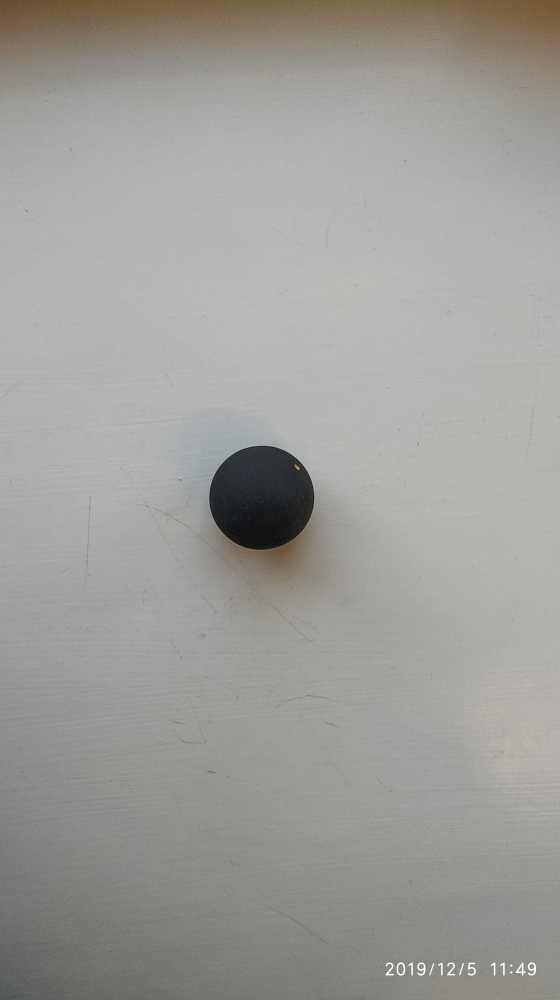
%> input picture images/black_ball_white_back1.jpg, 1120 x 2000 px (shown at 1/2 size)
$ octave histogram_matching.m   (GNU Octave 9; MATLAB toolbox functions it lacks are replaced by stand-ins)
%> lines starting %> are read from the running program, lines starting %| are printed output that depends on the picture; in (x1, y1, x2, y2) boxes, pixels count from 0 and x2, y2 are one past the last pixel; in counts of white or black regions, pixels touching at a corner belong together; the program's own positions count from 1
 %Split into RGB Channels
    close all
    image=imread('black_ball_white_back1.jpg');
%> image is the input picture: size 2000x1120x3 uint8; mean R, G, B 158.5, 157.5, 153.2
    Red = image(:,:,1);
    Green = image(:,:,2);
    Blue = image(:,:,3);
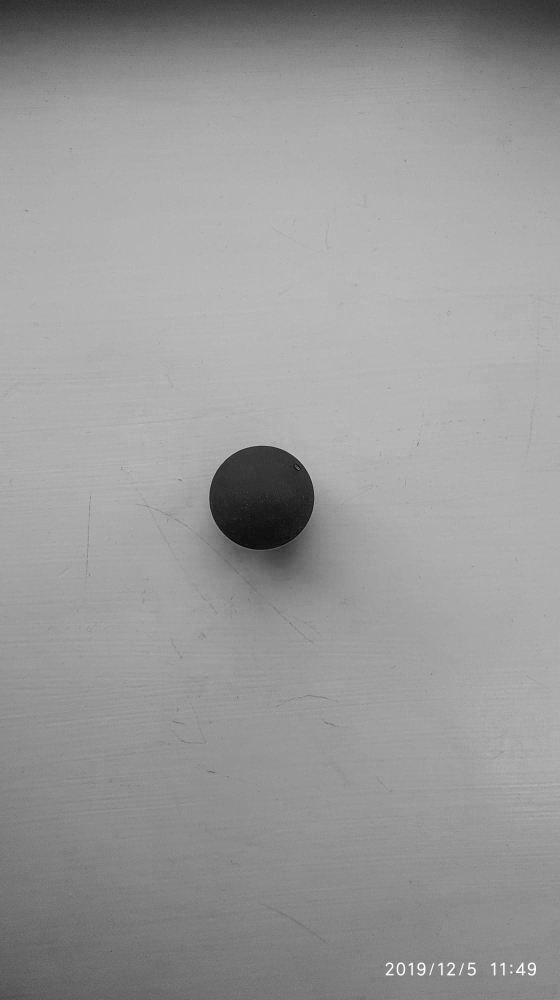
%> Blue: size 2000x1120 uint8 (shown at 1/2 size); min 0, max 255, mean 153.2

    %Get histValues for each channel
    %[yRed, x] = imhist(Red);
    %[yGreen, x] = imhist(Green);
    %[yBlue, x] = imhist(Blue);

    I=rgb2gray(image);
    I=imresize(I,0.5);
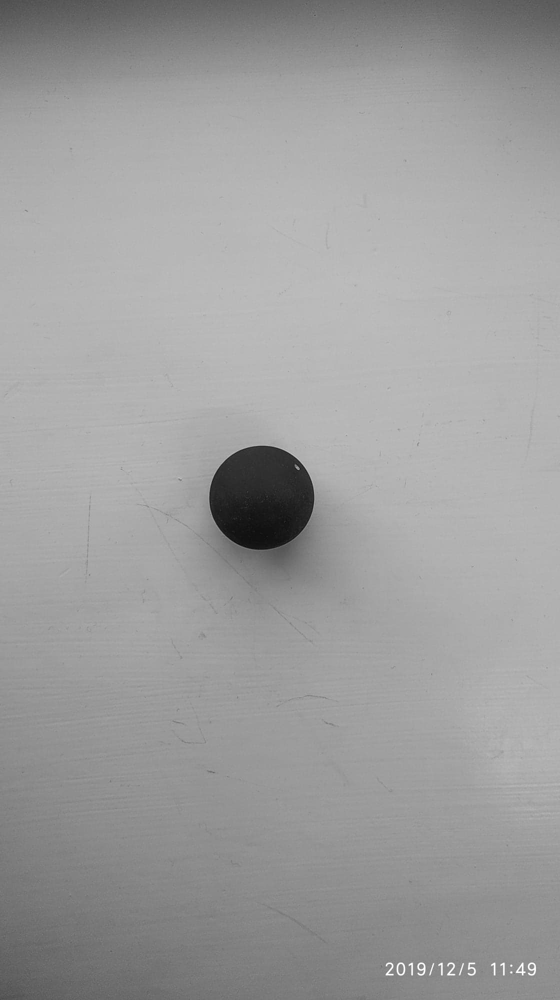
%> I: size 1000x560 uint8; min 13, max 255, mean 157.4
    thres=70;
    idx=I>thres;
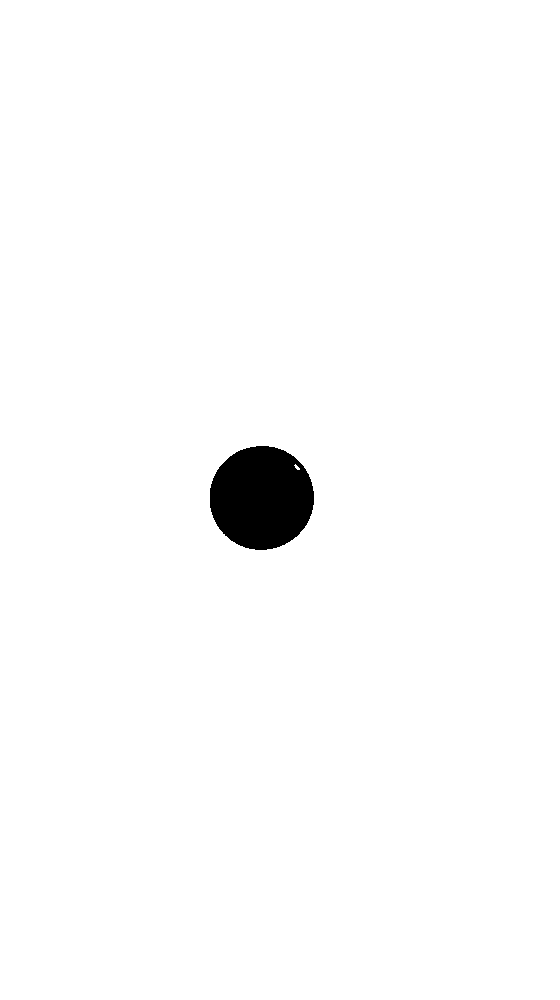
%> idx: size 1000x560 logical; 98.5% white; 1 black region, box (x1, y1, x2, y2) and area: (210, 446, 314, 550) 8509

    sz=size(I);
%> sz = [1000 560]
   % I=single(I);
    mask=zeros(sz);
    x=350;
    y=280;
    mask(x:x+200,y:y+200)=1;
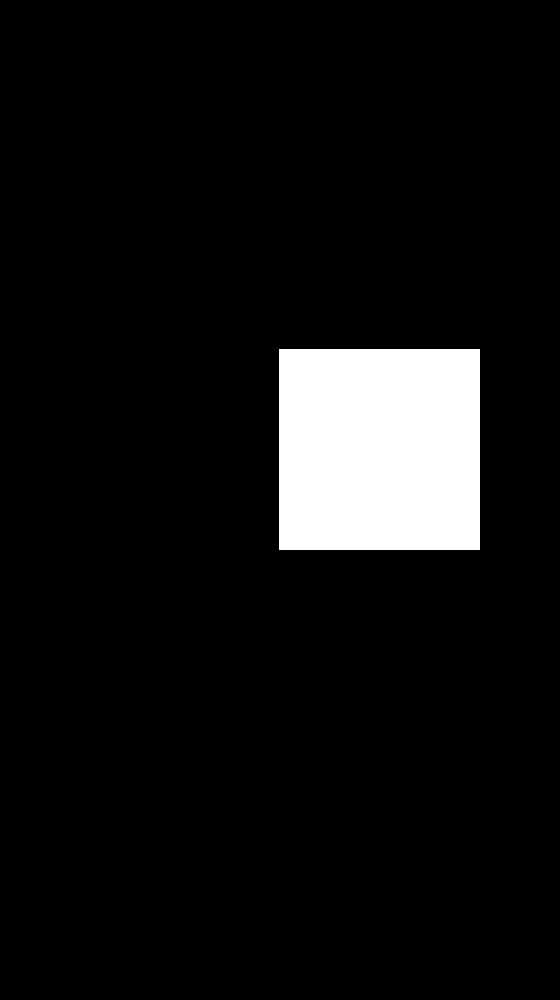
%> mask: size 1000x560 double; values 0 (black) and 1 (white), 7.2% white; 1 white region, box (x1, y1, x2, y2) and area: (279, 349, 480, 550) 40401
    mask=uint8(mask);

    masked_image=mask.*I;
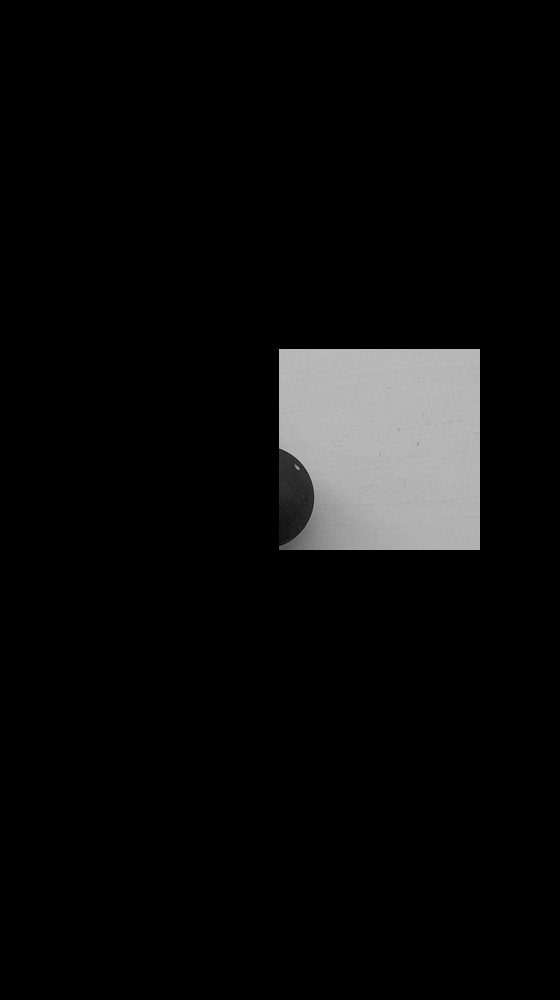
%> masked_image: size 1000x560 uint8; min 0, max 190, mean 12.2
    masked_image_part=masked_image(x:x+200,y:y+200);
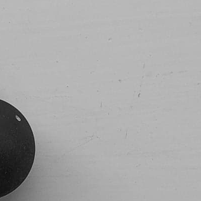
%> masked_image_part: size 201x201 uint8; min 15, max 190, mean 168.8

    figure()
    subplot(1,2,1)
    imhist(masked_image)
    subplot(1,2,2)
    imshow(masked_image)
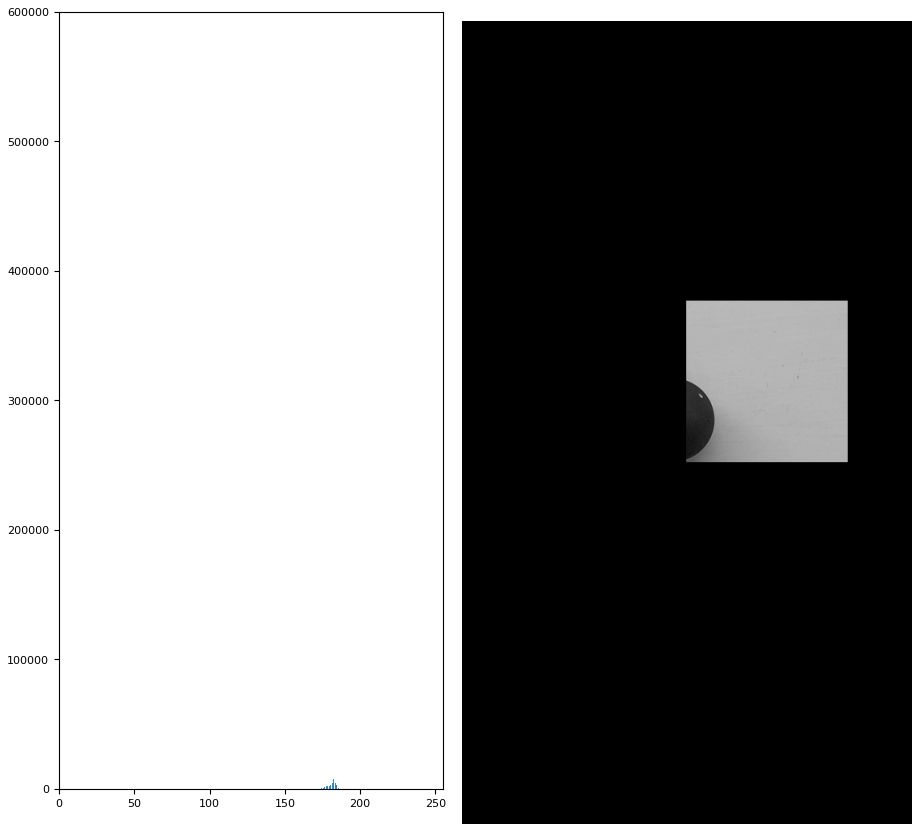
%> figure redrawn from the program's plot data, 2 panels
    %Plot them together in one plot
    %figure()
    %plot(x, yRed, 'Red', x, yGreen, 'Green', x, yBlue, 'Blue');
